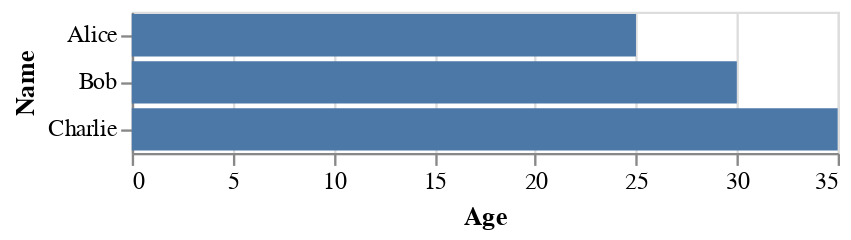

The code cell stored with this chart in its notebook:
### Code cell
# Create data for the DataFrame
data = {'Name': ['Alice', 'Bob', 'Charlie'],
        'Age': [25, 30, 35],
        'City': ['New York', 'Paris', 'London']
}
 
 
# Create the DataFrame from the data
df = pd.DataFrame(data)
 
# Create the chart
bar_chart = alt.Chart(df).mark_bar(
).encode(
    x = 'Age:Q',     
    y = 'Name:N' 
)
 
bar_chart

### Figure 1 — Vega-Lite specification as saved in the notebook (floating-point values rounded to 4 significant figures)
{"$schema": "https://vega.github.io/schema/vega-lite/v5.8.0.json", "config": {"view": {"continuousHeight": 300, "continuousWidth": 300}}, "data": {"name": "data-0c382a7e2b25acc44ea0fe6355a4f195"}, "datasets": {"data-0c382a7e2b25acc44ea0fe6355a4f195": [{"Age": 25, "City": "New York", "Name": "Alice"}, {"Age": 30, "City": "Paris", "Name": "Bob"}, {"Age": 35, "City": "London", "Name": "Charlie"}]}, "encoding": {"x": {"field": "Age", "type": "quantitative"}, "y": {"field": "Name", "type": "nominal"}}, "mark": {"type": "bar"}}
